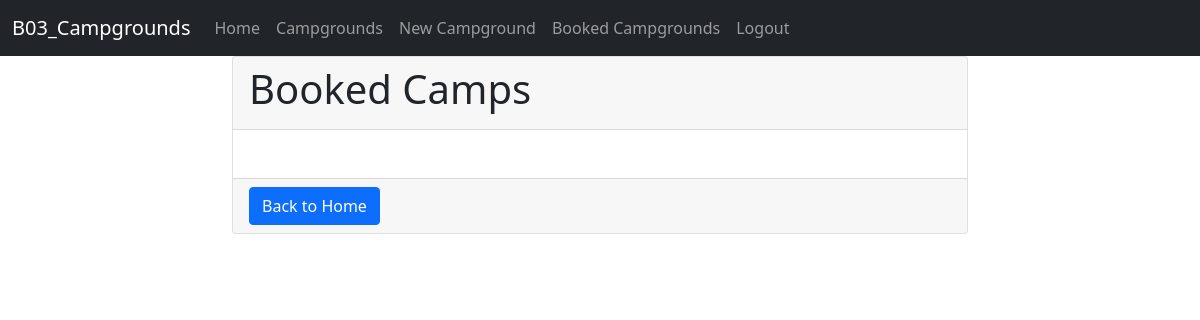
Page /bookedCampgrounds/ (signed in) on the earlier database version.
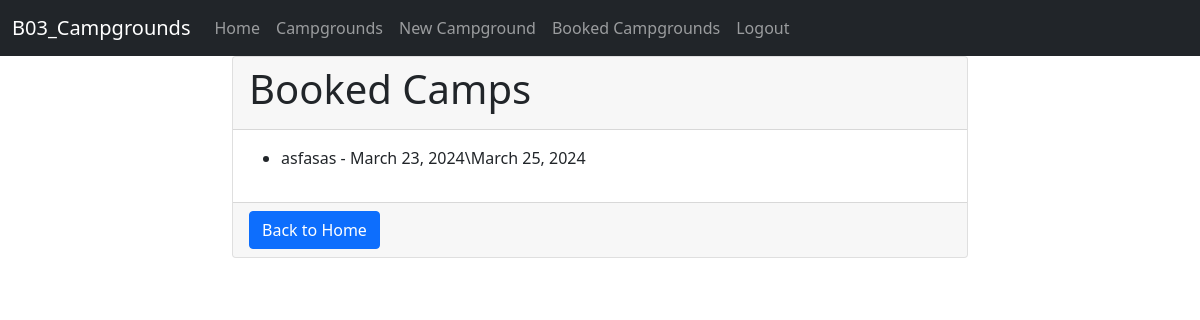
Same page on the later database version.
### campgrounds/models.py (models this page shows, shortened)
class Booking(models.Model):
    user = models.ForeignKey(User,on_delete=models.CASCADE)
    campground_id = models.ForeignKey(Campgrounds,on_delete=models.CASCADE)
    start_date = models.DateField()
    end_date = models.DateField()
    nb_persons = models.IntegerField()
    f_cancel = models.BooleanField()

class Campgrounds(models.Model):
    user = models.ForeignKey(User, on_delete=models.CASCADE, null=True)
    title = models.CharField(max_length=255)
    price = models.FloatField()
    description = models.TextField()
    location = models.CharField(max_length=255)
    total_camps = models.IntegerField()
    start_date = models.DateField()
    end_date = models.DateField()
    image = models.ImageField(upload_to='images/')
    average_rating = models.FloatField(default=0)
    def __str__(self):
        return self.title

### campgrounds/views.py (the view)
# urls.py: path('bookedCampgrounds/',views.booked_campgrounds,name='bookedCampgrounds'),
def booked_campgrounds(request):
    booked_camps = Booking.objects.all()
    if request.user.is_authenticated==False:
        messages.error(request, "You must be signed in to perform such action!")
        return HttpResponseForbidden("You are not authorized to view the booked campgrounds.")
    return render(request,'bookedCampgrounds.html',{'booked_camps':booked_camps})

### campgrounds/templates/bookedCampgrounds.html (shortened to what this page needs)
<!DOCTYPE html>
<html lang="en">
<head>
    {% include 'base.html' %}
</head>
<body>
    <div class="container">
        <div class="row justify-content-center">
            <div class="col-md-8">
                <div class="card">
                    <div class="card-header">
                        <h1 class="card-title">Booked Camps</h1>
                    </div>
                    <div class="card-body">
                        {% if user.is_authenticated %}
                            {% block content %}
                                <ul>
                                    {% for booking in booked_camps %}
                                        <li>{{ booking.campground_id }} - {{ booking.start_date }}\{{ booking.end_date }}</li>
                                    {% endfor %}
                                </ul>
                            {% endblock content %}
                        {% else %}
                            <p class="text-danger">You need to be logged in or signed up to access this page.</p>
                            <div class="auth-links">
                                <a href="{% url 'login' %}" class="btn btn-success">Login</a>
                                <a href="{% url 'signup' %}" class="btn btn-info">Sign Up</a>
                            </div>
                        {% endif %}
                    </div>
                    <div class="card-footer">
                        <a href="{% url 'home' %}" class="btn btn-primary">Back to Home</a>
                    </div>
                </div>
            </div>
        </div>
    </div>
</body>
</html>

Differences in the rows shown:
added Booking: campground_id "asfasas", start_date "March 23, 2024", end_date "March 25, 2024"
